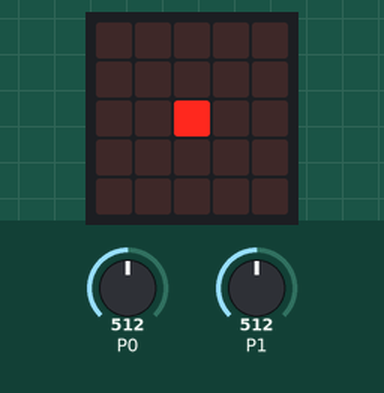
Simulated run of this program. Board: BBC micro:bit (MakeCode). On the bench: the board's 5×5 LED display. Inputs (shaded band) come from the test bench; at power-on: P0 = 512, P1 = 512 (analog values on the 0–1023 scale).

Above: at 1.2 s.
1.3 s: P0 set to 716
At 2.4 s:
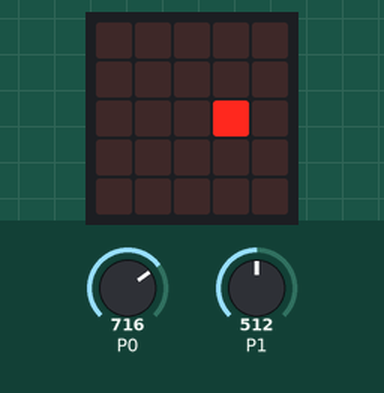
2.8 s: P1 set to 716
At 3.2 s:
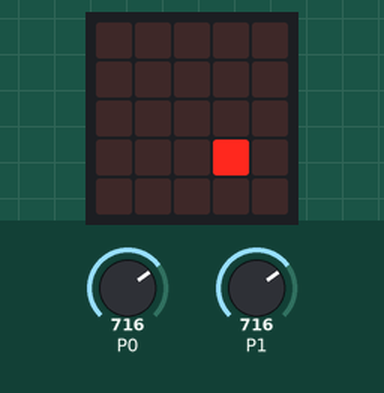
4.3 s: P0 set to 900
At 4.9 s:
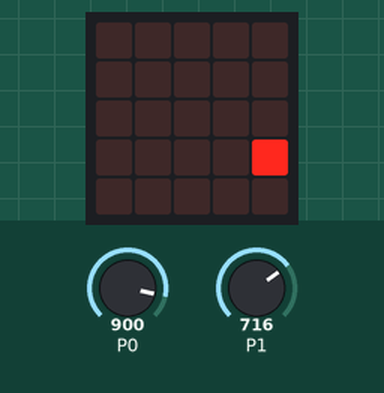
5.8 s: P1 set to 900
At 6.9 s:
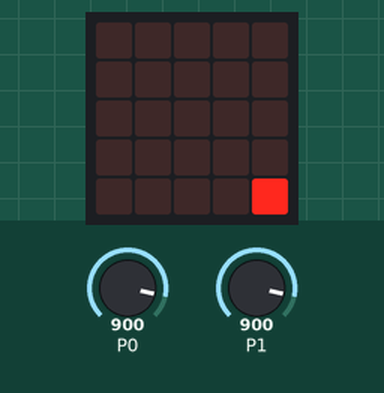
7.3 s: P0 set to 1023
At 7.8 s:
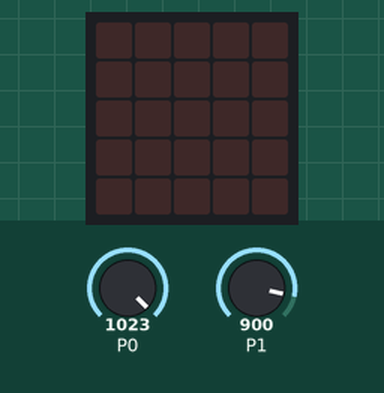
8.8 s: P0 set to 511
At 9.4 s:
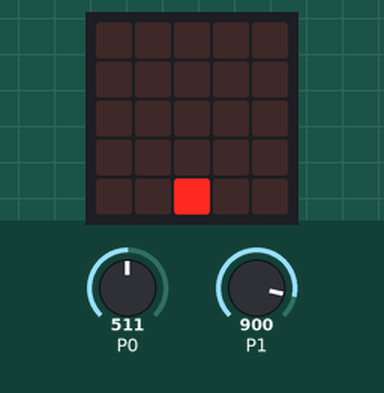
Timing chart, 0 to 11.3 s (numbered marks = the images above; inputs shaded):
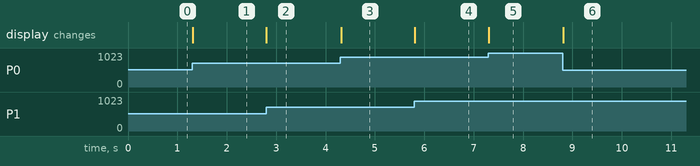

Measured:
- after the input at 1.3 s, the display: changes at once (image 1)
- after the input at 2.8 s, the display: changes at once (image 2)
- after the input at 4.3 s, the display: changes at once (image 3)
- after the input at 5.8 s, the display: changes at once (image 4)
- after the input at 7.3 s, the display: changes at once (image 5)
- after the input at 8.8 s, the display: changes at once (image 6)

The program:

main.ts
```typescript
let x = 0
let y = 0
basic.forever(function () {
    basic.clearScreen()
    x = pins.map(
    pins.analogReadPin(AnalogPin.P0),
    0,
    800,
    0,
    4
    )
    y = pins.map(
    pins.analogReadPin(AnalogPin.P1),
    0,
    800,
    0,
    4
    )
    led.plot(x, y)
})
```

test.ts
```typescript
// les tests vont ici ; cela ne sera pas compilé si ce paquet est utilisé en tant qu'extension.
```
